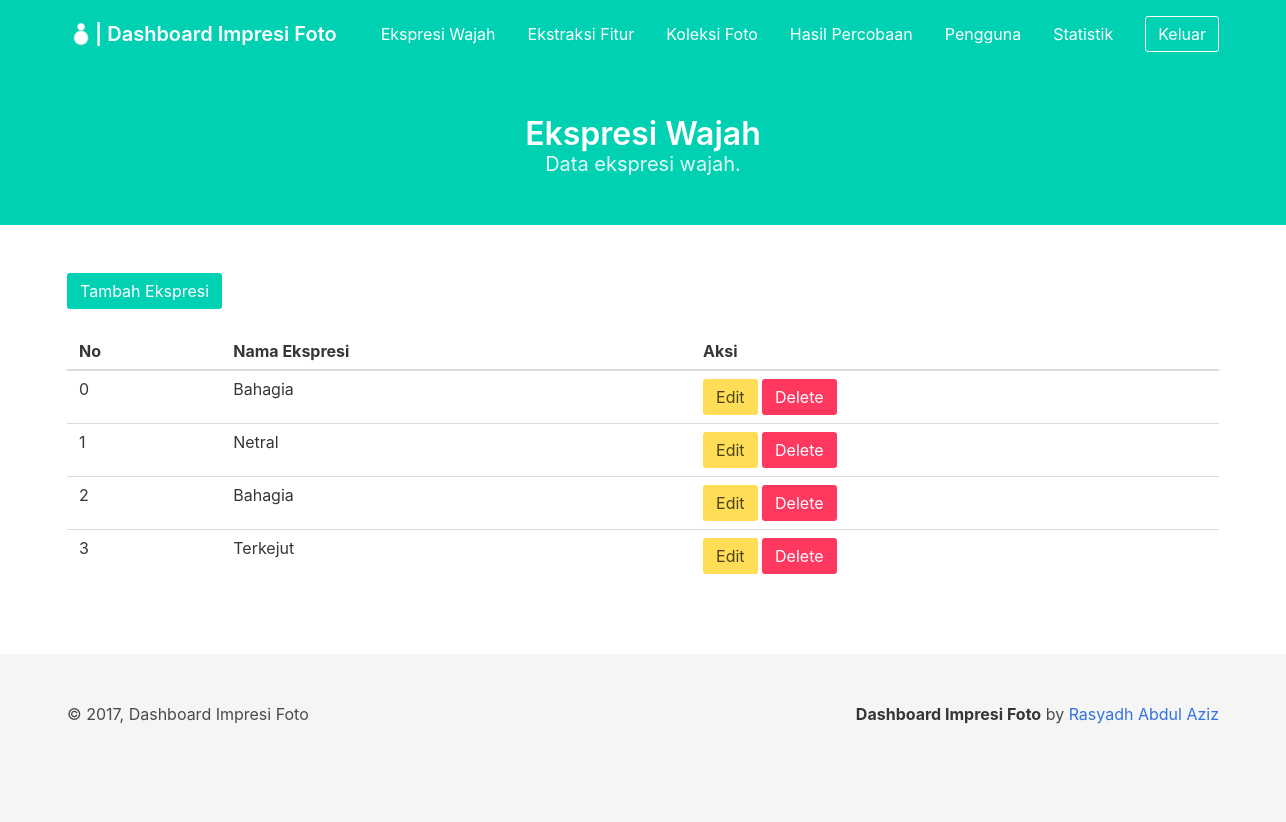
/dashboard/expression/ (signed in), run on the app's committed database.
### project/models/expression.py (models this page shows, shortened)
class Expression(db.Model):
    __tablename__ = 'expression'
    id_expression = db.Column(db.Integer, primary_key=True)
    expression_name = db.Column(db.String(20), nullable=False)
    expression_feature = db.Column(db.String(100), nullable=True)
    created_at = db.Column(db.DateTime, default=datetime.datetime.now())
    updated_at = db.Column(db.DateTime, default=datetime.datetime.now())

### project/views/dashboard/expression.py (the view)
@expression.route('/dashboard/expression/')
def index():
    if session.get('loggedin_admin'):
        try:
            expression = Expression.query.all()
        except Exception as e:
            print('error to query expression')
            print(e)
        return render_template('dashboard/expression.html',
            title="Data Ekspresi", expression=expression)
    return redirect(url_for('auth.login_admin'))

### project/templates/dashboard/expression.html (shortened to what this page needs)
{% extends 'dashboard/base_dashboard.html' %} {% block content %}
<section class="hero is-primary">
    <div class="hero-body">
        <div class="container has-text-centered">
            <h1 class="title">
                Ekspresi Wajah
            </h1>
            <h2 class="subtitle">
                Data ekspresi wajah.
            </h2>
        </div>
    </div>
</section>
<section class="section">
    <div class="container">
        <button class="button is-primary" id="add_expression">Tambah Ekspresi</button>
        <br>
        <br>
        <table class="table is-hoverable is-fullwidth">
            <thead>
                <tr>
                    <th>No</th>
                    <th>Nama Ekspresi</th>
                    <th>Aksi</th>
                </tr>
            </thead>
            <tbody>
                {% if expression %} {% for ex in expression %}
                <tr>
                    <td>{{ ex.id_expression }}</td>
                    <td>{{ ex.expression_name }}</td>
                    <td>
                        <button class="button is-warning" id="edit_expression" onclick="edit_expression('{{ ex.id_expression | string }}')">Edit</button>
                        <button class="button is-danger" id="delete_expression" onclick="delete_expression('{{ ex.id_expression | string }}')">Delete</button>
                    </td>
                </tr>
                {% endfor %} {% else %}
                <tr>
                    <td colspan="3" class="has-text-centered">Belum ada hasil percobaan</td>
                </tr>
                {% endif %}
            </tbody>
        </table>
    </div>
</section>
{% endblock %}

### data on the page
Expression: id_expression "0", expression_name "Bahagia"
Expression: id_expression "1", expression_name "Netral"
Expression: id_expression "2", expression_name "Bahagia"
Expression: id_expression "3", expression_name "Terkejut"
